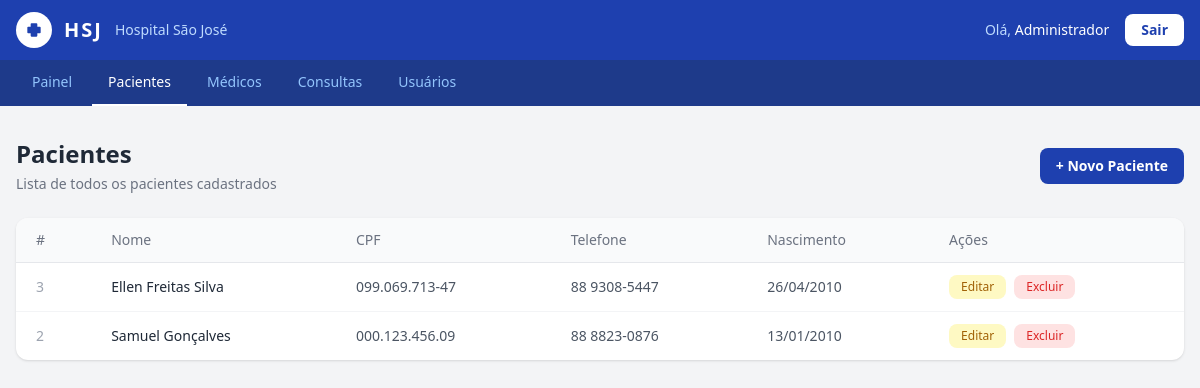
Page /pacientes/listar.php (signed in) on the committed database.
### tables this page shows
CREATE TABLE `pacientes` (
  `id` int NOT NULL,
  `nome` varchar(100) NOT NULL,
  `cpf` varchar(14) NOT NULL,
  `data_nasc` date NOT NULL,
  `telefone` varchar(15) NOT NULL,
  `endereco` varchar(200) NOT NULL,
  `criado_em` datetime NOT NULL DEFAULT CURRENT_TIMESTAMP
);

### pacientes/listar.php (the view, shortened to what this page needs)
<?php
$conexao = new PDO('mysql:host=mysql;dbname=hospital_db;charset=utf8', 'hospital_user', 'hospital123');
$conexao->setAttribute(PDO::ATTR_ERRMODE, PDO::ERRMODE_EXCEPTION);
$conexao->setAttribute(PDO::ATTR_DEFAULT_FETCH_MODE, PDO::FETCH_ASSOC);
$stmt = $conexao->query("SELECT * FROM pacientes ORDER BY nome ASC");
$pacientes = $stmt->fetchAll();
?>
<!DOCTYPE html>
<html lang="pt-br">
<head>
    <script src="https://cdn.tailwindcss.com"></script>
</head>
<body class="bg-gray-100 min-h-screen">
<nav class="bg-blue-800 shadow-lg">
    <div class="px-4 py-3 flex items-center justify-between">
        <div class="flex items-center gap-3">
            <div class="bg-white rounded-full w-9 h-9 flex items-center justify-center">
                <svg xmlns="http://www.w3.org/2000/svg" class="w-5 h-5 text-blue-800" fill="currentColor" viewBox="0 0 24 24">
                    <path d="M19 8h-3V5a1 1 0 0 0-1-1H9a1 1 0 0 0-1 1v3H5a1 1 0 0 0-1 1v6a1 1 0 0 0 1 1h3v3a1 1 0 0 0 1 1h6a1 1 0 0 0 1-1v-3h3a1 1 0 0 0 1-1V9a1 1 0 0 0-1-1z"/>
                </svg>
            </div>
            <span class="text-white font-bold text-xl tracking-widest">HSJ</span>
            <span class="text-blue-200 text-sm hidden sm:block">Hospital São José</span>
        </div>
        <div class="flex items-center gap-4">
            <span class="text-blue-200 text-sm">Olá, <span class="text-white font-medium"><?= htmlspecialchars($_SESSION['usuario_nome']) ?></span></span>
            <a href="../logout.php" class="bg-white text-blue-800 text-sm font-semibold px-4 py-1.5 rounded-lg hover:bg-blue-50 transition">Sair</a>
        </div>
    </div>
</nav>
<div class="bg-blue-900">
    <div class="px-4 flex gap-1 overflow-x-auto">
        <a href="../index.php" class="text-blue-300 hover:text-white text-sm px-4 py-3 border-b-2 border-transparent hover:border-blue-300 transition whitespace-nowrap">Painel</a>
        <a href="listar.php" class="text-white text-sm px-4 py-3 border-b-2 border-white font-medium whitespace-nowrap">Pacientes</a>
        <a href="../medicos/listar.php" class="text-blue-300 hover:text-white text-sm px-4 py-3 border-b-2 border-transparent hover:border-blue-300 transition whitespace-nowrap">Médicos</a>
        <a href="../consultas/listar.php" class="text-blue-300 hover:text-white text-sm px-4 py-3 border-b-2 border-transparent hover:border-blue-300 transition whitespace-nowrap">Consultas</a>
        <?php if ($_SESSION['usuario_perfil'] === 'admin'): ?>
        <a href="../usuarios/listar.php" class="text-blue-300 hover:text-white text-sm px-4 py-3 border-b-2 border-transparent hover:border-blue-300 transition whitespace-nowrap">Usuários</a>
        <?php endif; ?>
    </div>
</div>
<div class="max-w-7xl mx-auto px-4 py-8">
    <div class="flex items-center justify-between mb-6">
        <div>
            <h1 class="text-2xl font-bold text-gray-800">Pacientes</h1>
            <p class="text-gray-500 text-sm mt-1">Lista de todos os pacientes cadastrados</p>
        </div>
        <a href="cadastrar.php" class="bg-blue-800 text-white text-sm font-semibold px-4 py-2 rounded-lg hover:bg-blue-700 transition">+ Novo Paciente</a>
    </div>
    <div class="bg-white rounded-xl shadow overflow-hidden">
        <table class="w-full text-sm">
            <thead class="bg-gray-50 border-b">
                <tr>
                    <th class="text-left px-5 py-3 text-gray-500 font-medium">#</th>
                    <th class="text-left px-5 py-3 text-gray-500 font-medium">Nome</th>
                    <th class="text-left px-5 py-3 text-gray-500 font-medium">CPF</th>
                    <th class="text-left px-5 py-3 text-gray-500 font-medium">Telefone</th>
                    <th class="text-left px-5 py-3 text-gray-500 font-medium">Nascimento</th>
                    <th class="text-left px-5 py-3 text-gray-500 font-medium">Ações</th>
                </tr>
            </thead>
            <tbody class="divide-y divide-gray-100">
                <?php if (empty($pacientes)): ?>
                    <tr>
                        <td colspan="6" class="text-center text-gray-400 py-8">Nenhum paciente cadastrado ainda.</td>
                    </tr>
                <?php else: ?>
                    <?php foreach ($pacientes as $p): ?>
                    <tr class="hover:bg-gray-50 transition">
                        <td class="px-5 py-3 text-gray-400"><?= $p['id'] ?></td>
                        <td class="px-5 py-3 font-medium text-gray-800"><?= htmlspecialchars($p['nome']) ?></td>
                        <td class="px-5 py-3 text-gray-600"><?= htmlspecialchars($p['cpf']) ?></td>
                        <td class="px-5 py-3 text-gray-600"><?= htmlspecialchars($p['telefone']) ?></td>
                        <td class="px-5 py-3 text-gray-600"><?= date('d/m/Y', strtotime($p['data_nasc'])) ?></td>
                        <td class="px-5 py-3 flex gap-2">
                            <a href="editar.php?id=<?= $p['id'] ?>" class="bg-yellow-100 text-yellow-700 text-xs px-3 py-1 rounded-lg hover:bg-yellow-200 transition">Editar</a>
                            <a href="excluir.php?id=<?= $p['id'] ?>" onclick="return confirm('Tem certeza que deseja excluir este paciente?')" class="bg-red-100 text-red-600 text-xs px-3 py-1 rounded-lg hover:bg-red-200 transition">Excluir</a>
                        </td>
                    </tr>
                    <?php endforeach; ?>
                <?php endif; ?>
            </tbody>
        </table>
    </div>
</div>
</body>
</html>

### rows in the picture
pacientes: id "3", nome "Ellen Freitas Silva", cpf "099.069.713-47", telefone "88 9308-5447", data_nasc "26/04/2010"
pacientes: id "2", nome "Samuel Gonçalves", cpf "000.123.456.09", telefone "88 8823-0876", data_nasc "13/01/2010"

### other values in the picture
$_SESSION['usuario_nome'] "Administrador"
